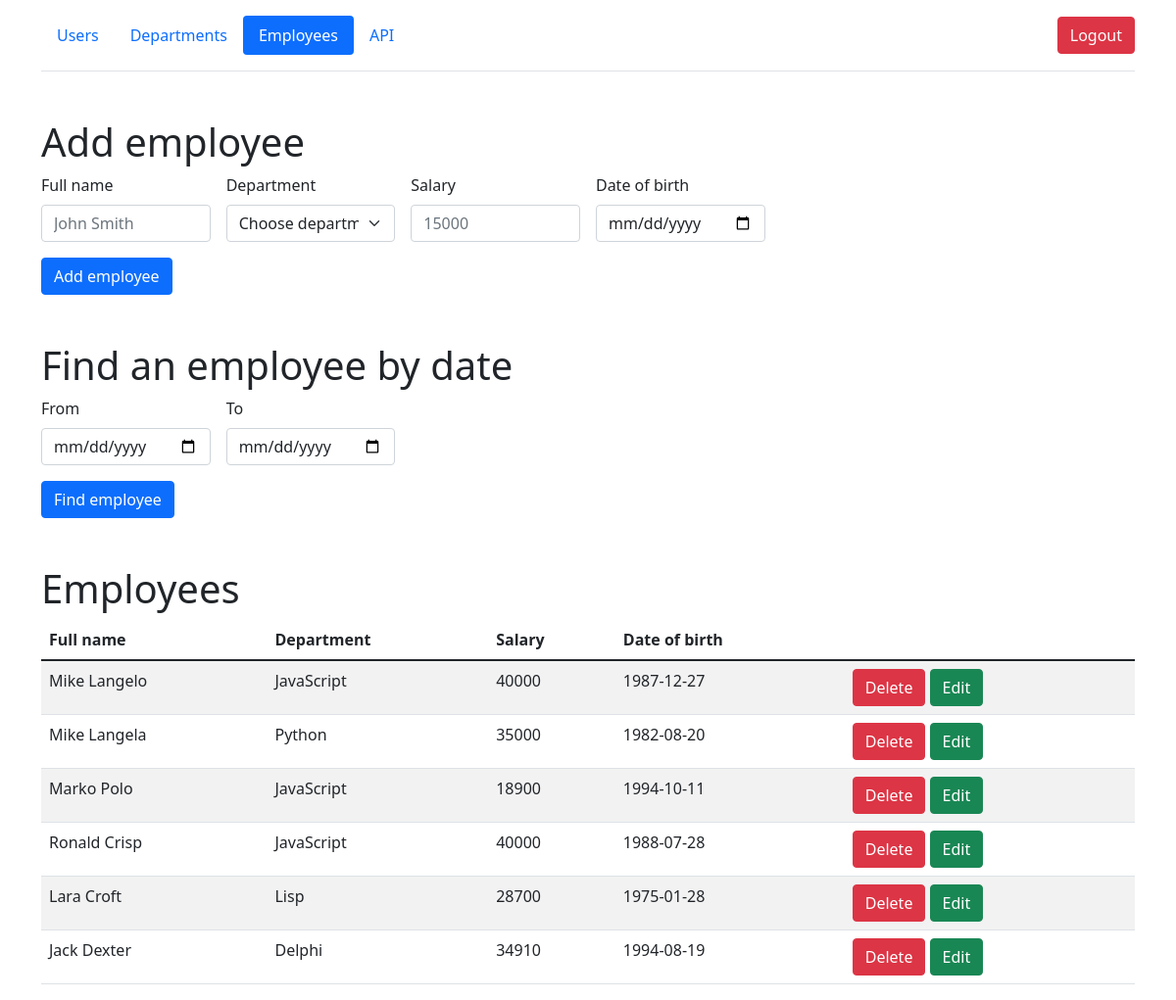
Before: /employees (signed in) with the older database file.
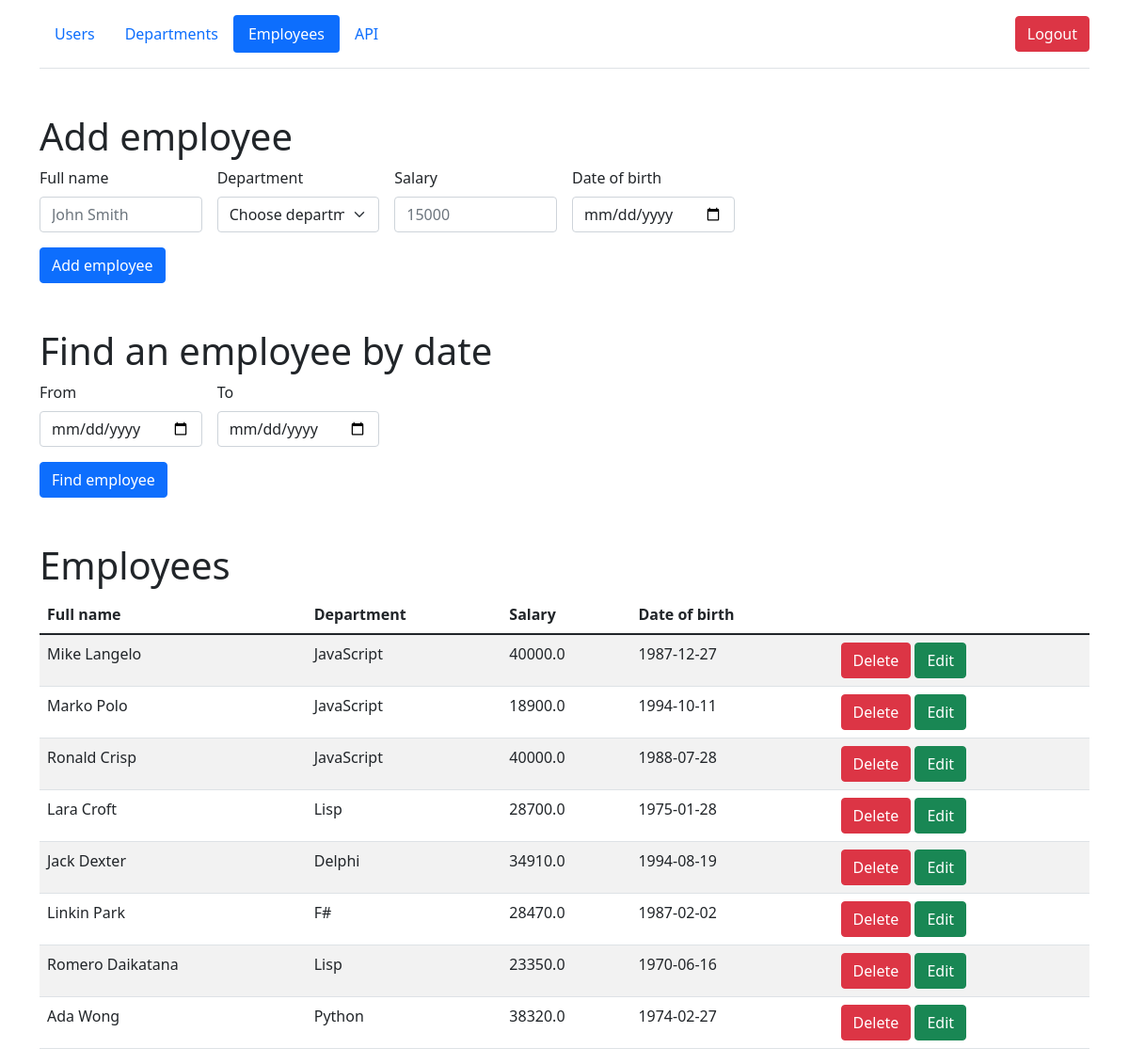
After: the same page with the newer database file.
### models/employees.py (models this page shows, shortened)
class Employees(db.Model):
    __table_args__ = {'extend_existing': True}
    id = db.Column(db.Integer, primary_key=True)
    department = db.Column(db.String(50), nullable=False)
    name = db.Column(db.String(50), nullable=False)
    birth_date = db.Column(db.Date, nullable=False)
    salary = db.Column(db.Float, nullable=False)

### views/__init__.py (the view, shortened to what this page needs)
@api.route('/employees', methods=['POST', 'GET'])
@login_required
def employees_page():
    departments = Departments.query.all()
    employees = Employees.query.all()
    if session.get('user') == ADMIN:
        return render_template('employees.html', employees=employees, departments=departments)
    if request.method == 'POST':
        if 'From' in request.form.keys() and 'To' in request.form.keys():
            departments, employees = find_emp(departments, employees)
    return render_template('employees_for_users.html', employees=employees, departments=departments)

### models/users.py (called while the page is built)
@login_manager.user_loader
def load_user(user_id):
    return User.query.get(user_id)

### views/__init__.py (called while the page is built)
@api.before_request
def make_session_permanent():
    session.permanent = False

@api.after_request
def redirect_to_sign_in(response):
    if response.status_code == 401:
        return redirect(url_for('api.login_page') + '?next=' + request.url)
    return response

### templates/employees.html (shortened to what this page needs)
{% extends 'base.html' %}
{% block body %}
<div class="container">
        <header class="d-flex flex-wrap align-items-center justify-content-center justify-content-md-between py-3 mb-4 border-bottom">
          <ul class="nav nav-pills">
              <li class="nav-item"><a href="/users" class="nav-link">Users</a></li>
            <li class="nav-item"><a href="/departments" class="nav-link">Departments</a></li>
            <li class="nav-item"><a href="/employees" class="nav-link active">Employees</a></li>
              <li class="nav-item"><a href="/api_list" class="nav-link">API</a></li>
          </ul>
            <div class="col-md-3 text-end">
                <a href="/logout">
                    <button type="button" class="btn btn-danger">Logout</button>
                </a>
              </div>
        </header>
      </div>
 <div class="container mt-5">
        <h1>Add employee</h1>
      <form method="post" class="row g-3 needs-validation" novalidate>
                <div class="col-md-2">
                  <label for="validationCustom01" class="form-label">Full name</label>
                  <input type="text"  name="name" class="form-control" id="validationCustom01" placeholder="John Smith" required>
                </div>
                <div class="col-md-2">
                  <label for="validationCustom04" class="form-label">Department</label>
                  <select name="department" class="form-select" id="validationCustom04" required>
                    <option selected disabled value="">Choose department</option>
                  </select>
                </div>
                <div class="col-md-2">
                  <label for="validationCustom05" class="form-label">Salary</label>
                  <input name="salary" type="text" class="form-control" id="validationCustom05" placeholder="15000" required>
                </div>
                  <div class="col-md-2">
                    <label for="validationCustom05" class="form-label">Date of birth</label>
                    <input name="birth_date" id="validationCustom06" type="date" class="form-control">
                  </div>
              <div class="col-12">
                <button class="btn btn-primary" type="submit">Add employee</button>
              </div>
      </form>
 </div>
<div class="container mt-5">
    <h1>Find an employee by date</h1>
     <form id="find_by_date" method="post" class="row g-3 needs-validation" novalidate>
        <div class="col-md-2">
                    <label for="validationCustom05" class="form-label">From</label>
                    <input name="From" id="validationCustom0" type="date" class="form-control">
        </div>
         <div class="col-md-2">
                    <label for="validationCustom05" class="form-label">To</label>
                    <input name="To" id="validationCustom1" type="date" class="form-control">
        </div>
         <div class="col-12">
                <button class="btn btn-primary" type="submit">Find employee</button>
              </div>
     </form>
</div>
<div class="container mt-5">
    <h1>Employees</h1>
        <table id="data" class="table table-striped">
            <thead>
              <tr>
                <th>Full name</th>
                  <th>Department</th>
                  <th>Salary</th>
                  <th>Date of birth</th>
                  <th></th>
              </tr>
            </thead>
            <tbody>
              {% for emp in employees %}
              {% if emp.id == id %}
                  <form method="post" class="row g-3 needs-validation" novalidate>
                            <tr>
                                  <td><input type="text"  name="new_name" class="form-control" id="validationCustom08" value="{{ emp.name }}" required></td>
                                  <td><select name="new_department" class="form-select" id="validationCustom09"  required>
                                    <option selected >{{ emp.department }}</option>
                                      {% for dnt in departments %}
                                        {% if dnt.department != emp.department %}
                                          <option>{{ dnt.department }}</option>
                                        {% endif %}
                                      {% endfor %}
                                  </select></td>
                                    <td><input name="new_salary" type="text" class="form-control" id="validationCustom10" value="{{ emp.salary }}" required></td>
                                    <td><input name="new_birth_date" id="validationCustom11" type="date" class="form-control" value="{{ emp.birth_date }}"></td>
                                    <td>
                                 <a href="/employees" class="btn btn-danger">Cancel</a>
                                <button class="btn btn-success" type="submit">Change</button>
                                </td>
                         </tr>
                  </form>
              {% else %}
                <tr>
                  <td>{{ emp.name }}</td>
                  <td>{{ emp.department }}</td>
                    <td>{{ emp.salary }}</td>
                    <td>{{ emp.birth_date }}</td>
                    <td>
                 <a href="/employees/{{ emp.id }}/del" class="btn btn-danger">Delete</a>
                <a href="/employees/{{ emp.id }}/edit" class="btn btn-success">Edit</a>
              </td>
                </tr>
                {% endif %}
              {% endfor %}
            </tbody>
        </table>
</div>
{% endblock %}

### templates/base.html (shortened to what this page needs)
<!doctype html>
<html lang="en">
<head>
    <link rel="stylesheet" href="https://cdn.jsdelivr.net/npm/bootstrap@5.1.3/dist/css/bootstrap.min.css">
    <link href="/examples/vendors/bootstrap-datetimepicker/css/bootstrap-datetimepicker.min.css" rel="stylesheet">
</head>
<body>
    {% block body %}{% endblock %}
</body>
</html>

Changed rows visible on the page:
removed Employees: name "Mike Langela", department "Python", salary "35000", birth_date "1982-08-20"
computed for Employees "Mike Langelo": salary "40000" → "40000.0"
computed for Employees "Marko Polo": salary "18900" → "18900.0"
computed for Employees "Ronald Crisp": salary "40000" → "40000.0"
computed for Employees "Lara Croft": salary "28700" → "28700.0"
computed for Employees "Jack Dexter": salary "34910" → "34910.0"
added Employees: name "Linkin Park", department "F#", salary "28470.0", birth_date "1987-02-02"
added Employees: name "Romero Daikatana", department "Lisp", salary "23350.0", birth_date "1970-06-16"
added Employees: name "Ada Wong", department "Python", salary "38320.0", birth_date "1974-02-27"
